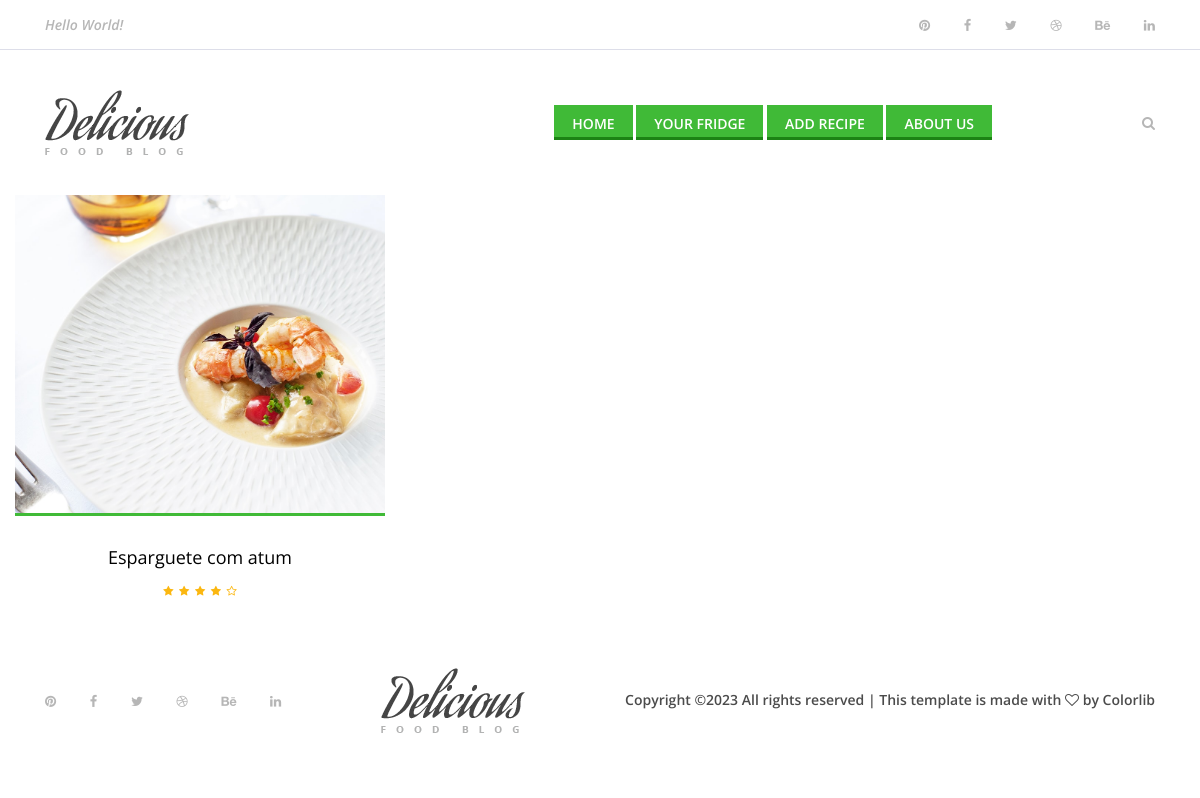
/filtered_recipies/3, run on an earlier commit of the app's database.
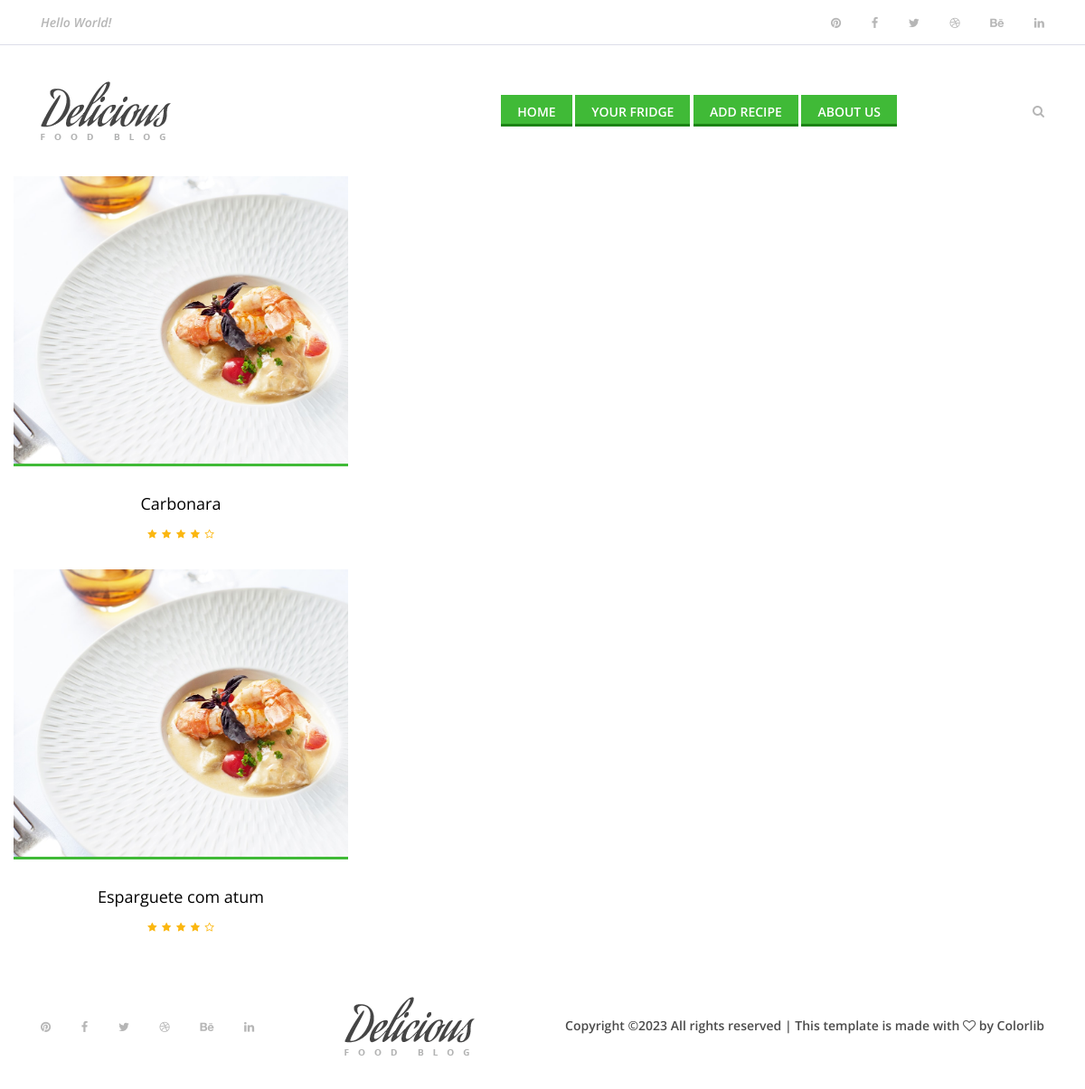
And on a later commit of the database.
### app/models.py (models this page shows, shortened)
class Receita(models.Model):
    user = models.ForeignKey(User, on_delete=models.SET_NULL, null=True)
    category = models.ForeignKey(Categoria, on_delete=models.SET_NULL, null=True)
    name = models.CharField(max_length=200)
    description = models.TextField(null=True, blank=True) # ambos os valores podem etar vazios
    tempoPreparacao = models.IntegerField(null=True, blank=True)
    tempoCozinhar = models.IntegerField(null=True, blank=True)
    quantidadePessoas = models.IntegerField(null=True, blank=True)
    nivel = models.IntegerField(null=True, blank=True)
    imagem = models.ImageField(upload_to='static/img/receitas-img',null=True, blank=True)  # 'upload_to' define o diretório de armazenamento
    ingredients = models.ManyToManyField(Ingrediente, through='ReceitaIngrediente')
    updated = models.DateTimeField(auto_now=True)
    created = models.DateTimeField(auto_now_add=True)
    class Meta:
        ordering = ['-updated', '-created']

### app/views.py (the view)
# urls.py: path('filtered_recipies/<int:cat>', views.filtered_recipies, name='filtered_recipies'),
def filtered_recipies(request, cat):
    receitas = Receita.objects.filter(category=cat)
    return render(request, 'filteredrecipies.html', {'receitas': receitas})

### app/templates/filteredrecipies.html (shortened to what the changed rows need)
{% load static %}
<head>
    <link rel="stylesheet" type="text/css" href="{% static 'style.css' %}">
</head>
<body>
    {% block content %}
        {% for receita in receitas %}
            <div class="col-12 col-sm-6 col-lg-4">
                <div class="single-best-receipe-area mb-30">
                    <img src="{% static 'img/bg-img/r1.jpg' %}" alt="">
                    <div class="receipe-content">
                        <a href="{% url 'recipePost' %}">
                            <h5>{{receita.name}}</h5>
                        </a>
                        <div class="ratings">
                            <i class="fa fa-star" aria-hidden="true"></i>
                            <i class="fa fa-star" aria-hidden="true"></i>
                            <i class="fa fa-star" aria-hidden="true"></i>
                            <i class="fa fa-star" aria-hidden="true"></i>
                            <i class="fa fa-star-o" aria-hidden="true"></i>
                        </div>
                    </div>
                </div>
            </div>
        {% endfor %}
    {% endblock %}
</body>

What changed in the data, as far as the page shows it:
added Receita: name "Carbonara"
